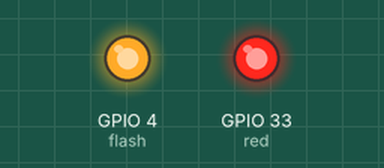
Recording of a program running on a simulated ESP32 board running MicroPython. On the bench: output pins drawn as LEDs (lit = HIGH). At 9.6 s the program stops and its outputs stay as they are.

Above: at 0.1 s.
At 9.5 s:
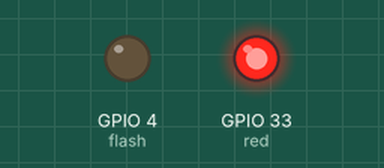
Timing chart, 0 to 11.0 s (numbered marks = the images above):
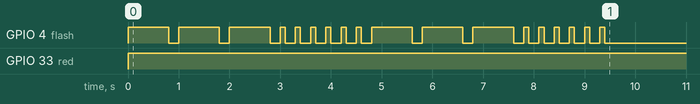

Measured:
- by itself, GPIO 33 (red): LOW → HIGH at 0.00 s
- by itself, GPIO 4 (flash): goes 3 × (HIGH 0.80 s, LOW 0.20 s), 6 × (HIGH 0.10 s, LOW 0.20 s), 3 × (HIGH 0.80 s, LOW 0.20 s), 5 × (HIGH 0.10 s, LOW 0.20 s), HIGH 0.10 s, then LOW

The program:

run_pattern__.py
```python
from machine import Pin
import time

flash = Pin(4, Pin.OUT, value=0)
red = Pin(33, Pin.OUT, value=1)

slow = [800, 800, 800]
fast = [100, 100, 100, 100, 100, 100]

for ms in slow:
    flash.value(1)
    time.sleep_ms(ms)
    flash.value(0)
    time.sleep_ms(200)

for ms in fast:
    flash.value(1)
    time.sleep_ms(ms)
    flash.value(0)
    time.sleep_ms(200)

def run_pattern(pin_obj, pattern_list):
    for ms in pattern_list:
        pin_obj.value(1)
        time.sleep_ms(ms)
        pin_obj.value(0)
        time.sleep_ms(200)

run_pattern(flash, slow)
run_pattern(flash, fast)
```
